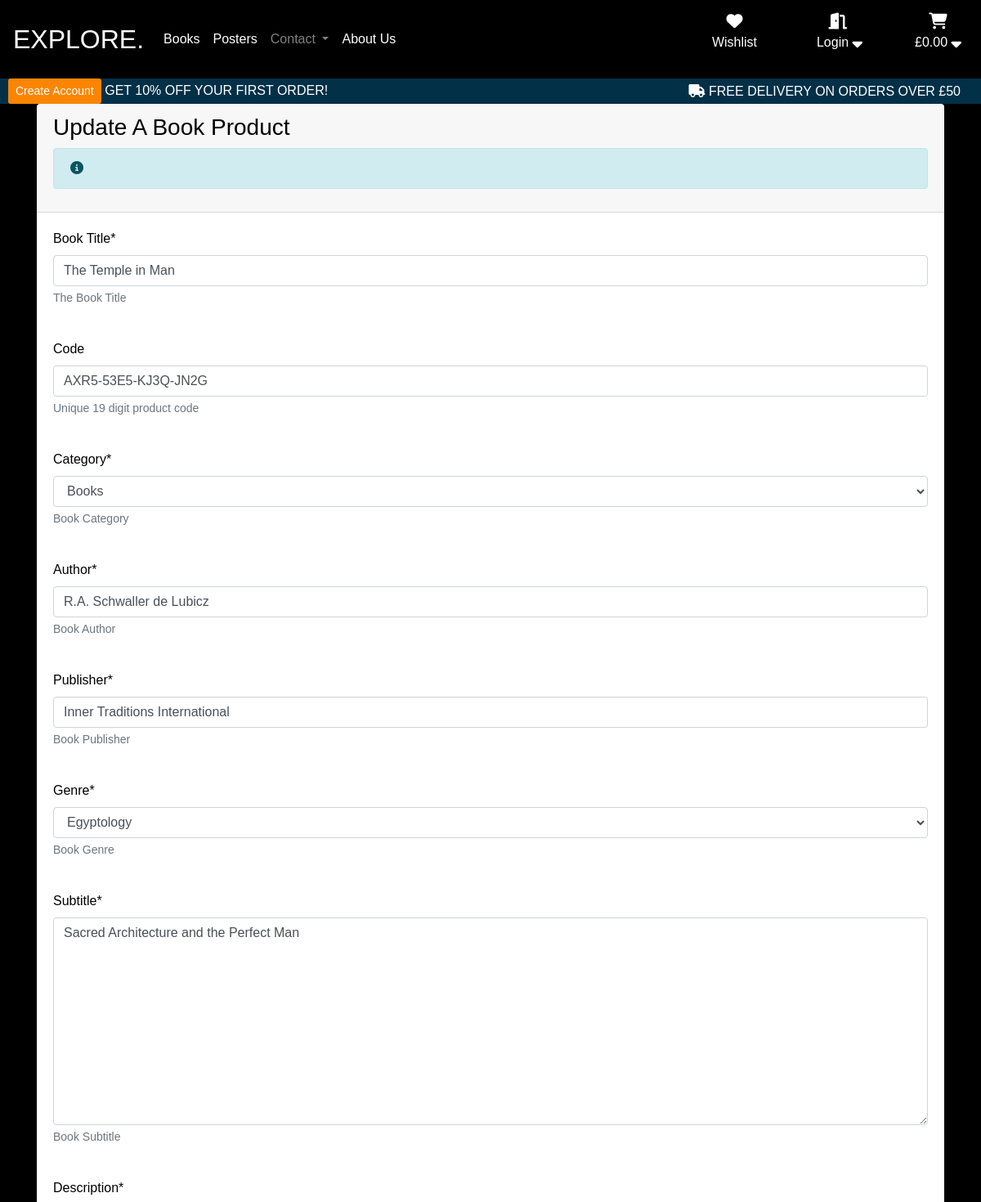
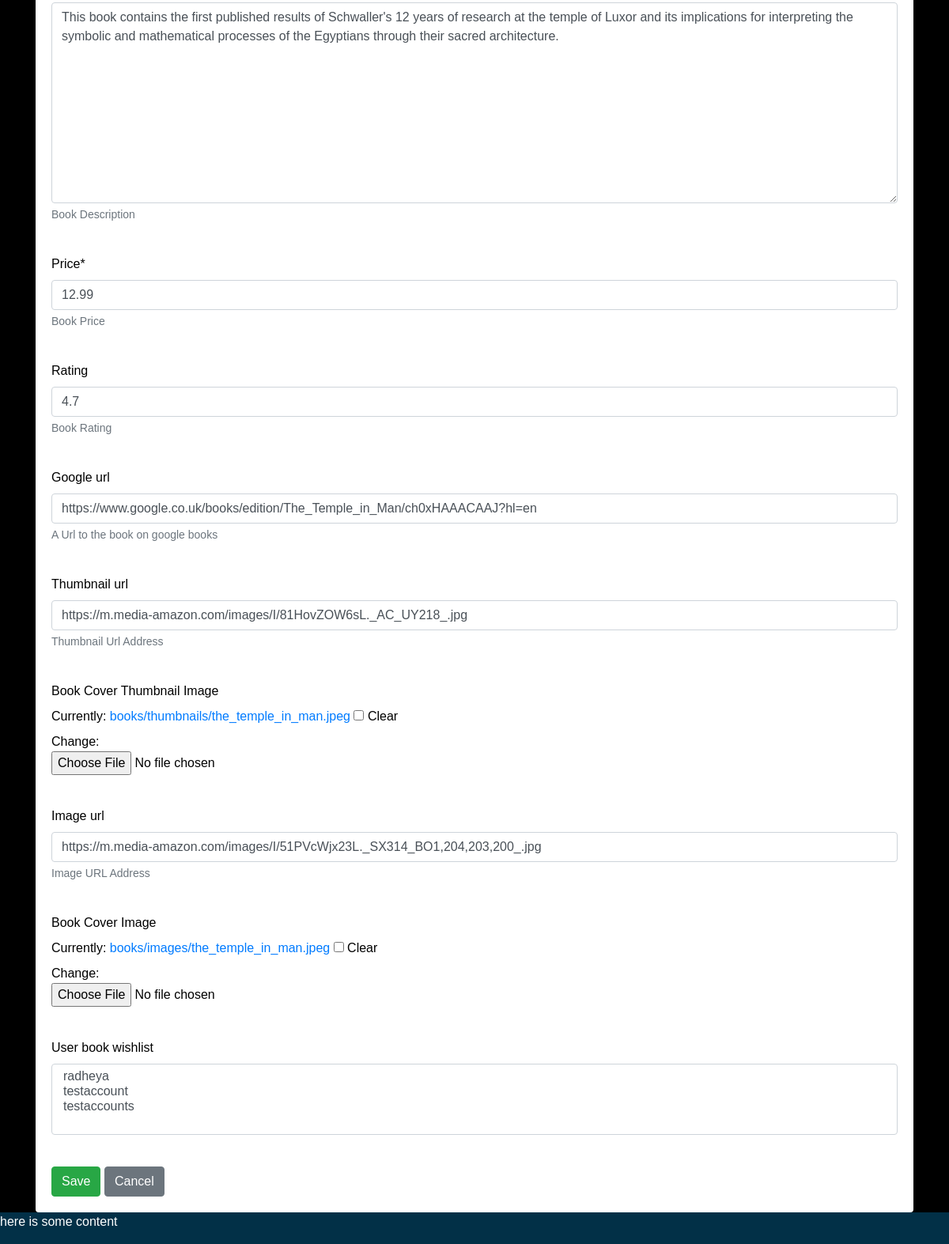
The app's page /crud/update-book/1/ with its own data (2 pictures, top to bottom).
### products/models.py (models this page shows, shortened)
class Books(models.Model):
    class Meta:
        verbose_name_plural = 'Books'
    title = models.CharField(max_length=254, verbose_name="Book Title", help_text="The Book Title")
    code = models.CharField(max_length=19, null=True, blank=True, help_text="Unique 19 digit product code")
    category = models.ForeignKey(Category, on_delete=models.CASCADE, default=1, help_text="Book Category")
    author = models.CharField(max_length=64, help_text="Book Author")
    publisher = models.CharField(max_length=64, help_text="Book Publisher")
    genre = models.ForeignKey(Genre, on_delete=models.CASCADE, help_text="Book Genre")
    subtitle = models.TextField(max_length=254, help_text="Book Subtitle")
    description = models.TextField(help_text="Book Description")
    price = models.DecimalField(max_digits=6, decimal_places=2, help_text="Book Price")
    rating = models.DecimalField(max_digits=2, decimal_places=1, null=True, blank=True, help_text="Book Rating")
    google_url = models.URLField(max_length=1024, null=True, blank=True, help_text="A Url to the book on google books")
    thumbnail_url = models.URLField(max_length=1024, null=True, blank=True, help_text="Thumbnail Url Address")
    thumbnail = models.ImageField(null=True, blank=True, verbose_name="Book Cover Thumbnail Image")
    image_url = models.URLField(max_length=1024, null=True, blank=True, help_text="Image URL Address")
    image = models.ImageField(null=True, blank=True, verbose_name="Book Cover Image")
    user_book_wishlist = models.ManyToManyField(User, related_name="user_book_wishlist", blank=True)

### crud/views.py (the view, shortened to what this page needs)
# urls.py: path('update-book/<int:pk>/', views.UpdateBookView.as_view(), name='update_book'),
class UpdateBookView(UpdateView):
    model = Books
    fields = '__all__'
    template_name = 'crud/update/update-book.html'
    success_url = reverse_lazy('manage_products')

### products/models.py (called while the page is built)
    def __str__(self):
        return self.name

    def __str__(self):
        return self.name

### crud/templates/crud/update/update-book.html (shortened to what this page needs)
{% extends "base.html" %}
{% load static %}
{% block extra_css %}
 <link rel="stylesheet" href="{% static 'crud/css/crud.css' %}">
{% endblock %}
{% block content %}
    <div class="container crud-container">
    <div class="card border-0">
        <div class="card-header">
        <h3>{% block card-header %}Update A Book Product{% endblock card-header %}</h3>
        <div class="alert alert-info">
            <i class="fa-solid fa-circle-info"></i>
        </div>
        </div>
        <div class="card-body">
        <form method="POST">
            {% for field in form %}
                {{ field | as_crispy_field }}
            {% endfor %}
            <br>
            <input type="submit" value="Save" class="btn btn-success">
            <input type="button" class="btn btn-secondary" value="Cancel" onClick="javascript:history.go(-1);">
        </form>
        </div>
    </div>
    </div>
{% endblock %}

### static/css/base.css (style rules this page uses)
:root { --light-blue: #8ECAE6; --blue: #219EBC; --dark-blue: #023047; --yellow: #FFB703; --orange: #FB8500; --red: #d62828; --hero-txt-bg: rgba(148, 121, 135, 0) }
*, *::before, *::after { box-sizing: border-box; }
html, body { height: 100%; width: 100%; margin: 0; }
body { background: black; color: white; font-family: 'Montserrat', sans-serif; font-weight: 400; display: flex; flex-direction: column; }

### crud/static/crud/css/crud.css (style rules this page uses)
.crud-container { flex: 1 0 auto; color: black; }

### records on screen
Books: title "The Temple in Man" "AXR5-53E5-KJ3Q-JN2G" "Books" "R.A. Schwaller de Lubicz" "Inner Traditions International" "Egyptology" "Sacred Architecture and the Perfect Man" "This book contains the first published results of Schwaller's 12 years of research at the temple of Luxor and its implications for interpreting the symbolic and mathematical processes of the Egyptians through their sacred architecture." "12.99" "4.7" "https://www.google.co.uk/books/edition/The_Temple_in_Man/ch0xHAAACAAJ?hl=en" "https://m.media-amazon.com/images/I/81HovZOW6sL._AC_UY218_.jpg" "https://m.media-amazon.com/images/I/51PVcWjx23L._SX314_BO1,204,203,200_.jpg"
